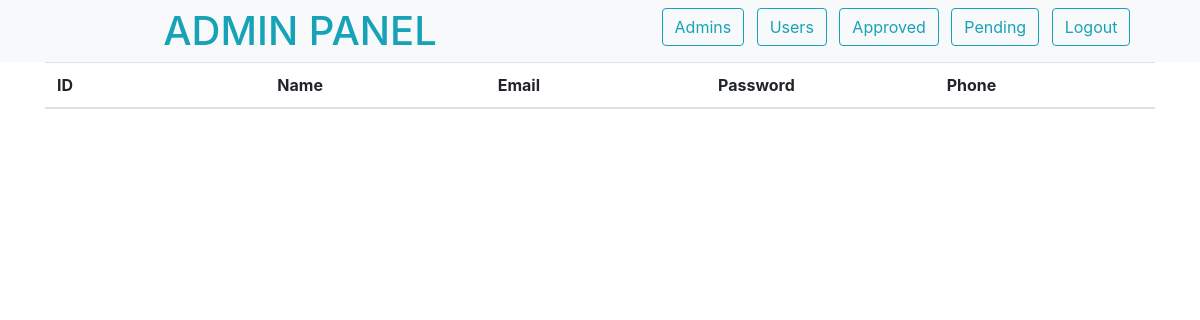
Page /admin/users.php on the earlier database version.
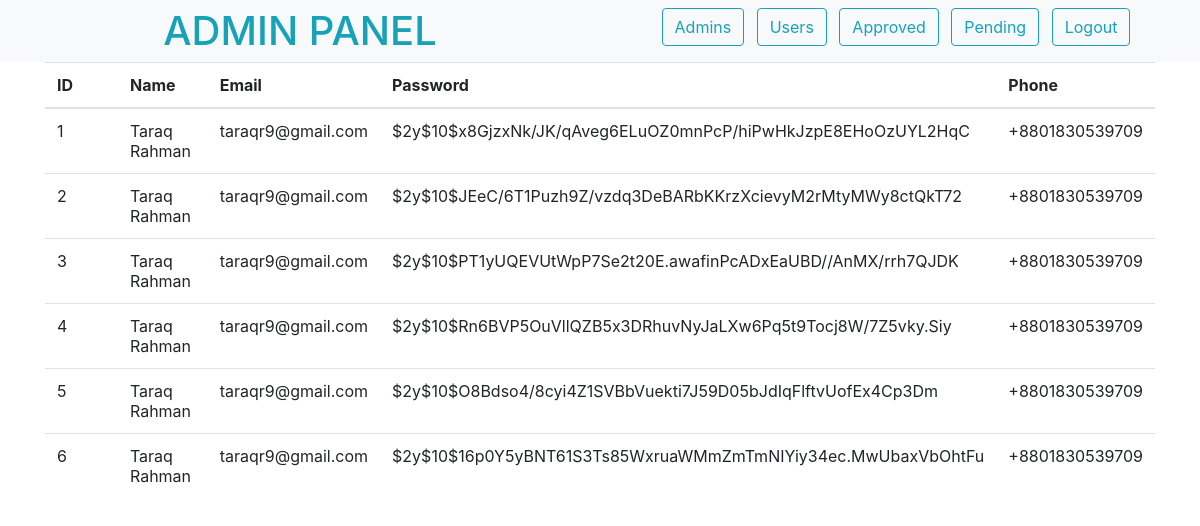
Same page on the later database version.
### tables this page shows
CREATE TABLE `user` (
  `id` int(11) NOT NULL,
  `name` varchar(50) NOT NULL,
  `email` varchar(255) NOT NULL,
  `password` varchar(255) NOT NULL,
  `phone` varchar(25) NOT NULL,
  `address` varchar(255) NOT NULL
);

### init.php (called while the page is built, shortened)
<?php
$source = new source;
?>

### classes/source.php (called while the page is built, shortened)
<?php
class source extends db{
    public $Query;
    public function Query($query,$param = []){
        if(empty($param)){
            $this->Query = $this->db->prepare($query);
            return $this->Query->execute();
        }else{
            $this->Query = $this->db->prepare($query);
            return $this->Query->execute($param);
        }
    }
    public function CountRows(){
        return $this->Query->rowCount();
    }
    public function FetchAll(){
        return $this->Query->FetchAll(PDO::FETCH_OBJ);
    }
}
?>

### classes/db.php (called while the page is built, shortened)
<?php
class db{
    private $host = "localhost";
    private $username = "root";
    private $password = "";
    private $database = "bookshop";
    public function __construct(){
        try{
            $this->db = new PDO("mysql:hsot=".$this->host.";dbname=".$this->database,
            $this->username,$this->password);
        }catch(PDOException $e){
            echo "Connection problem : ".$e->getMessage();
        }
    }
}
?>

### admin/users.php (the view, shortened to what this page needs)
<?php
include "../init.php";
?>
<html>
<head>
    <link rel="stylesheet" href="https://maxcdn.bootstrapcdn.com/bootstrap/4.0.0/css/bootstrap.min.css" />
</head>
<body>
    <div class="container-fluid sticky-top">
        <div class="row bg-light">
            <h1 class="text-info col-6 text-center m-auto">ADMIN PANEL</h1>
            <div class="col-6 text-center ml-auto mt-2">
                <form action="" method="POST">
                    <input type="submit" value="Admins" name="admin" class="btn btn-outline-info mr-2" />
                    <input type="submit" value="Users" name="users" class="btn btn-outline-info mr-2" />
                    <input type="submit" value="Approved" name="approved" class="btn btn-outline-info mr-2" />
                    <input type="submit" value="Pending" name="pending" class="btn btn-outline-info mr-2" />
                    <a href="logout.php" class="btn btn-outline-info mr-2">Logout</a>
                </form>
            </div>
        </div>
    </div>
  <div class="container-fluid">
    <div class="container">
      <table class="table table-hover">
        <thead>
          <tr>
            <th class="col-1">ID</th>
            <th class="col-1">Name</th>
            <th class="col-1">Email</th>
            <th class="col-1">Password</th>
            <th class="col-1">Phone</th>
          </tr>
        </thead>
        <tbody>
          <?php
            $query = $source->Query("SELECT * FROM user");
            $details = $source->FetchAll();
            $numrow = $source->CountRows();
            if($numrow>0){
              foreach($details as $row):
                if(!empty($delete)){
                    echo "
                <tr>
                <td>".$row->id."</td>
                <td>".$row->name."</td>
                <td>".$row->email."</td>
                <td>".$row->password."</td>
                <td>".$row->phone."</td>
                ".$delete."
                </tr>";
                }else{
                    echo "
                <tr>
                <td>".$row->id."</td>
                <td>".$row->name."</td>
                <td>".$row->email."</td>
                <td>".$row->password."</td>
                <td>".$row->phone."</td>
                </tr>";
                }
              endforeach;
            }
          ?>
        </tbody>
      </table>
    </div>
  </div>
</body>
</html>

Differences in the rows shown:
added user: id "1", name "Taraq Rahman", email "taraqr9@gmail.com", password "$2y$10$x8GjzxNk/JK/qAveg6ELuOZ0mnPcP/hiPwHkJzpE8EHoOzUYL2HqC", phone "+8801830539709"
added user: id "2", name "Taraq Rahman", email "taraqr9@gmail.com", password "$2y$10$JEeC/6T1Puzh9Z/vzdq3DeBARbKKrzXcievyM2rMtyMWy8ctQkT72", phone "+8801830539709"
added user: id "3", name "Taraq Rahman", email "taraqr9@gmail.com", password "$2y$10$PT1yUQEVUtWpP7Se2t20E.awafinPcADxEaUBD//AnMX/rrh7QJDK", phone "+8801830539709"
added user: id "4", name "Taraq Rahman", email "taraqr9@gmail.com", password "$2y$10$Rn6BVP5OuVllQZB5x3DRhuvNyJaLXw6Pq5t9Tocj8W/7Z5vky.Siy", phone "+8801830539709"
added user: id "5", name "Taraq Rahman", email "taraqr9@gmail.com", password "$2y$10$O8Bdso4/8cyi4Z1SVBbVuekti7J59D05bJdIqFlftvUofEx4Cp3Dm", phone "+8801830539709"
added user: id "6", name "Taraq Rahman", email "taraqr9@gmail.com", password "$2y$10$16p0Y5yBNT61S3Ts85WxruaWMmZmTmNIYiy34ec.MwUbaxVbOhtFu", phone "+8801830539709"
